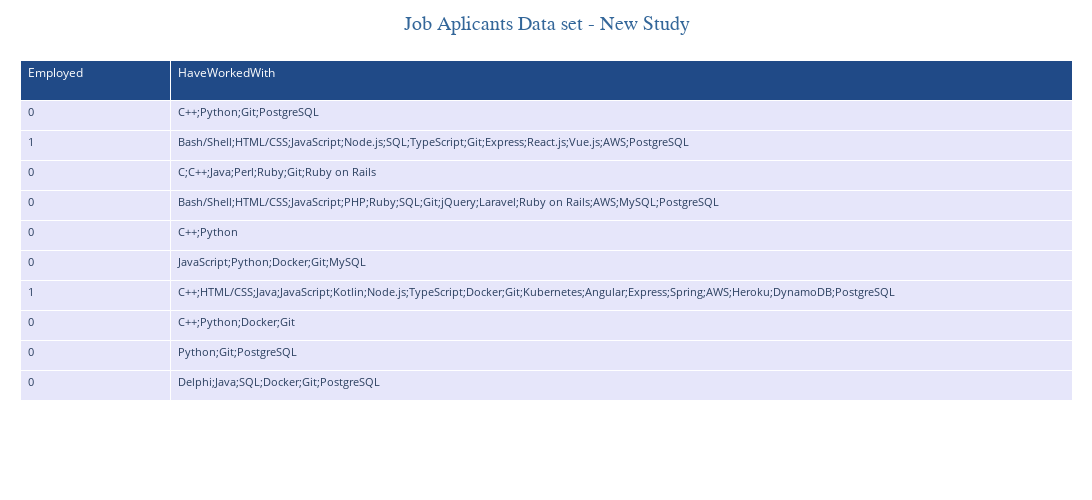

Write notebook code for a chart like this one.
### Markdown cell above
## <span style="color: #336699;">4.3. Subset Visualization </span>

### Code cell
# Get the first 5 rows of the DataFrame
employmentData_head = employmentData.head(10)

create_table(employmentData_head, 
             title='Job Aplicants Data set - New Study', 
             width=1300, 
             height=500,
            columnwidth=[10, 60])

### Figure 1 — Plotly figure (JSON) as saved in the notebook; plotly's stock layout.template omitted (floating-point values rounded to 4 significant figures)
{"data": [{"cells": {"align": "left", "fill": {"color": "lavender"}, "font": {"size": 11}, "height": 30, "values": [[0, 1, 0, 0, 0, 0, 1, 0, 0, 0], ["C++;Python;Git;PostgreSQL", "Bash/Shell;HTML/CSS;JavaScript;Node.js;SQL;TypeScript;Git;Express;React.js;Vue.js;AWS;PostgreSQL", "C;C++;Java;Perl;Ruby;Git;Ruby on Rails", "Bash/Shell;HTML/CSS;JavaScript;PHP;Ruby;SQL;Git;jQuery;Laravel;Ruby on Rails;AWS;MySQL;PostgreSQL", "C++;Python", "JavaScript;Python;Docker;Git;MySQL", "C++;HTML/CSS;Java;JavaScript;Kotlin;Node.js;TypeScript;Docker;Git;Kubernetes;Angular;Express;Spring;AWS;Heroku;DynamoDB;PostgreSQL", "C++;Python;Docker;Git", "Python;Git;PostgreSQL", "Delphi;Java;SQL;Docker;Git;PostgreSQL"]]}, "columnwidth": [10, 60], "header": {"align": "left", "fill": {"color": "#204A87"}, "font": {"color": "white"}, "height": 40, "values": ["Employed", "HaveWorkedWith"]}, "type": "table"}], "layout": {"height": 500, "margin": {"b": 20, "l": 20, "r": 20, "t": 60}, "paper_bgcolor": "rgba(0,0,0,0)", "plot_bgcolor": "rgba(0,0,0,0)", "title": {"font": {"color": "#336699", "family": "Arial", "size": 20}, "text": "Job Aplicants Data set - New Study", "x": 0.5, "xanchor": "center"}, "width": 1300}}
